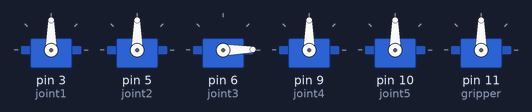
This sketch was run on a simulated Arduino Uno, built with avr-gcc and run on an emulated ATmega328P. Parts: 6 × servo.

Above: at 0.05 s.
At 1.7 s:
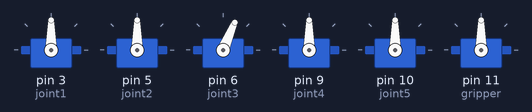
At 3.4 s:
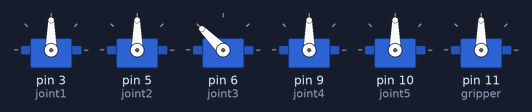
At 6.8 s:
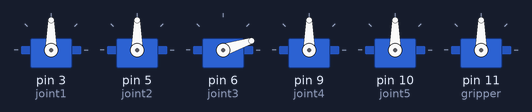
Timing chart, 0 to 9.5 s (numbered marks = the images above):
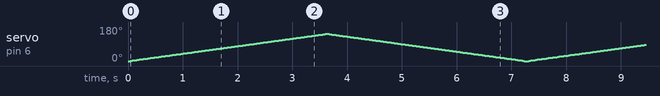

The sketch:

robotTest.ino.ino
```cpp
#include "Servo.h"

//this program will only move the joint to the angles
//that orders comming from the serial port say
//inverse kinematics and trajectories are dealt on python
//to ease things

//Function Declarations
void moveTest(void);

//Variable Declarations
Servo joint1,joint2,joint3,joint4,joint5,gripper;

int q1, q2d, q2i, q3, q4 = 0;
int q1n, q2dn,q2in,q3n,q4n;
int g;
// use joint.write(q); to move a servo motor
// notice that write receives int's. if you want more
// precision use joint.writeMicroseconds()

void setup() {
  // put your setup code here, to run once:
  joint1.attach(3);
  joint2.attach(5);
  joint3.attach(6);
  joint4.attach(9);
  joint5.attach(10);
  gripper.attach(11);
  Serial.begin(9600);
}

int m=0;
int i;
int j;
unsigned int response;
int val = 0;

void loop() {
  moveTest();
  //q1 = 0;
  //q2d = 90; //||
  //q3 = 0;
  //q4 = 0;
  //g = 90;

  //val = int( 0 * 0.8 );

  //q1n = 180 - q1;
  //q2dn = 180 - q2d;   //|
  //q2in = 180 - q2in;  //|
  //q3n = 180 - q3;
  //q4n = 180 - q4;
  //joint1.write(q1n);
  //joint2.write(q2dn);
  //joint2.write(val);
  //joint4.write(q3n);
  //joint5.write(q4n);
  //gripper.write(g);
  //info incomming from the python script
  //Serial.available() returns the number of bytes to be read
  //while(Serial.available()>0){
  //    response = Serial.read();
  //    if(response == 'S'){
  //      Serial.println(11,DEC);
  //    }
  //  }
}

//Function Definitios
void moveTest(void){
if(m==0){
 for(i=0;i<=180;i=i+1){
      j= 180 - i;
      val = int( i * 0.8 );
      joint3.write(val);
      //joint2.write(j);
      delay(20);
  }
  m=1;
 }else if(m==1){
    for(i=180;i>=0;i=i-1){
      j= 180 - i;
      val = int( i * 0.8 );
      joint3.write(val);
      //joint2.write(j);
      delay(20);
  }
    m=0;
 }
}
```
